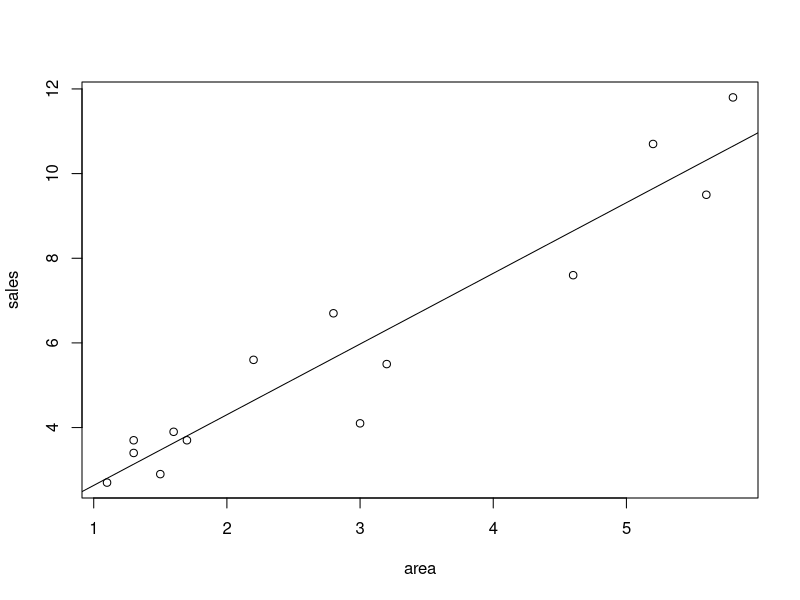
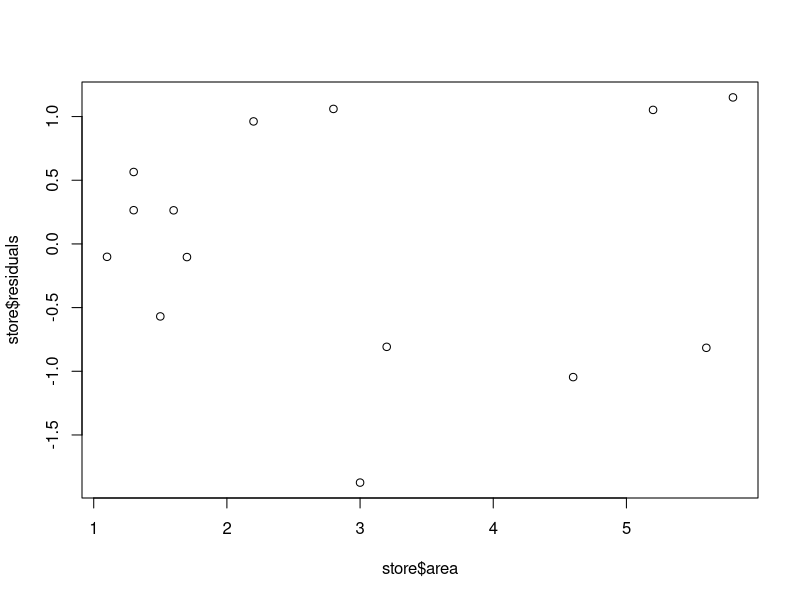
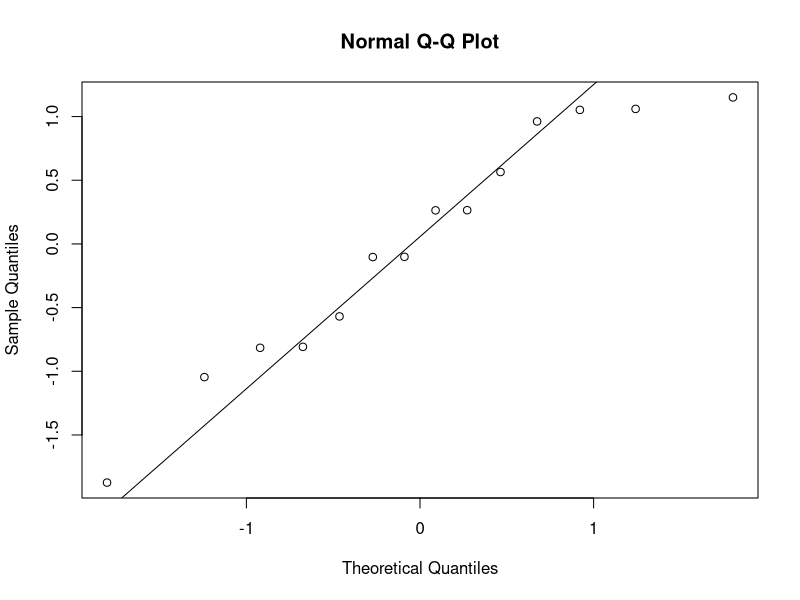
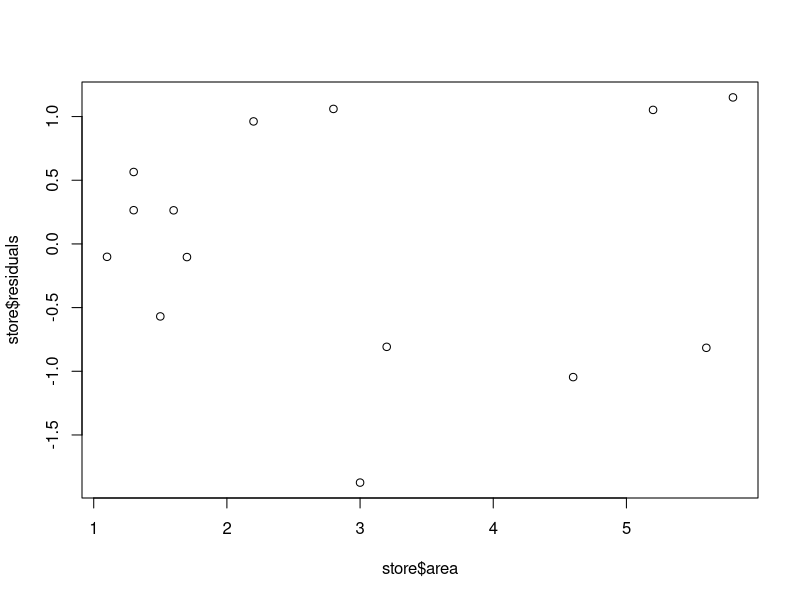

Write R code to recreate these figures, in order.
# Practise 2
# Book Example Sales vs Sq Feet Area : x - sq ft, y - Sales
rm(list=ls())
options(digits=4)
x = c(1.7,1.6,2.8,5.6,1.3,2.2,1.3,1.1,3.2,1.5,5.2,4.6,5.8,3 )
y = c(3.7,3.9,6.7,9.5,3.4,5.6,3.7,2.7,5.5,2.9,10.7,7.6,11.8,4.1)
store = data.frame(area=x,sales=y)
str(store)
apply(store,2,mean)

store.lm1 = lm(sales ~ area, data=store)
summary(store.lm1)
# predict sales = 0.09645 + 1.6699 * area
with(data=store, plot(area, sales))
abline(store.lm1)

# Excel equivalent
store$storex = store$area - mean(store$area)
store$storey = store$sales - mean(store$sales)
store$ssxy = store$storex * store$storey
store$ssx2 = store$storex^2 

store$predicted = fitted.values(store.lm1)     
store
actualmeansales = mean(store$sales)
store$ssr = (fitted.values(store.lm1) - actualmeansales)^2 
store
store$sse = (store$sales - fitted.values(store.lm1))^2  
store
# Residual Value = Observed - Predicted
store$residuals = (store$sales - fitted.values(store.lm1))
store
store$stdresiduals = (store$residuals - mean(store$residuals))/sd(store$residuals)
store

(SSXY = sum(store$ssxy))
(SSX2 = sum(store$ssx2))
(b1 = SSXY/SSX2)
(b0 = mean(store$sales - b1 * mean(store$area)))
coef(store.lm1)
SSR = sum(store$ssr) # Explained Variation
SSE = sum(store$sse) # Unexplained Variation
(SST = SSR + SSE)   # Total Variation
(r2 = SSR/SST)  # Coeff of Determination
# 90.42 variation in sales is due to area
# Std Error of Estimate  Syx
(n = length(store$sales))
(Syx = sqrt(SSE/(n-2)))
b0;b1;r2;Syx
summary(store$residuals)
summary(store.lm1)


# Residual Analysis
plot(store$area, store$residuals)
# No relationship of residuals & area - Linear Model Acceptable
# Fulfills criteria of Linearity Assumptions 

# Normality - 
# Data collected over 1 period, not spread
# Test for auto correlation not required
qqnorm(store$residuals)
qqline(store$residuals)
#modest departure from normal is ok

# Equal Variance
plot(store$area, store$residuals)

#  t -test
(Sb1 = Syx/sqrt(SSX2))
(t = (b1 - 0)/ Sb1)  # 10.64
qt(.975,14-2)  # df = 14-2, CV at alpha .05, two tail test : 1 - .05/2
# t > qt : Reject Ho
# compare with summary of model p = 1.8e-07 < 0.05
summary(store.lm1)

# F-Test  F = MSR/ MSE : MSR = SSR/k; MSE = SSE/(n-k-1)
# k = no of IVs in the model
k=1; n=14
(MSR = SSR/k)
(MSE = SSE/(n-k-1))
(F = MSR/MSE)
qf(.95, df1=1, df2=12)  # One sided distribution alpha = 0.05
# Calcu F  > F from distribution : Reject Ho that there is no relation between area & sales
# There is significant relationship
summary(store.lm1) # Check F and p value

# Confidence Intervals --------------

summary(store.lm1)
confint(store.lm1)
# for area it varies from 1.34 to 2.01 : it is > 0 : there is relation of area & sales
